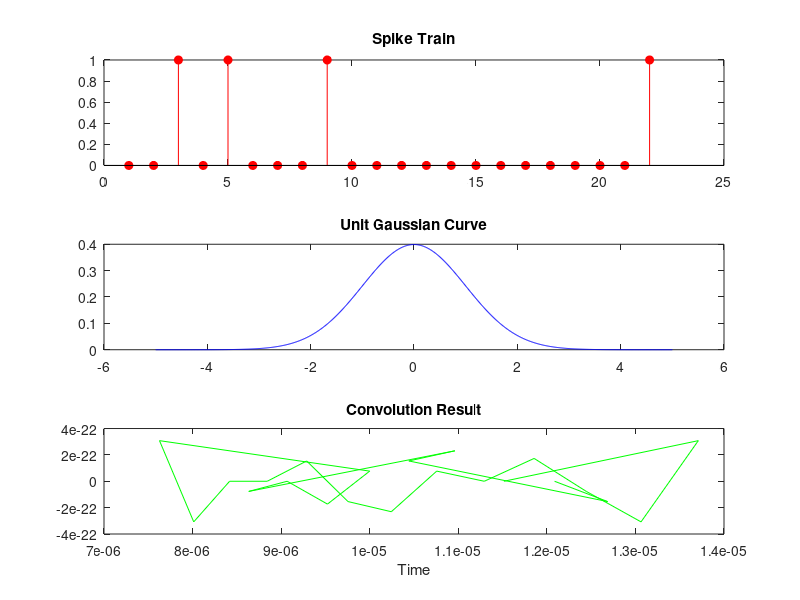

The MATLAB source for this figure:
clear; close all;

% Define your spike train (replace with your data)
spikeTrain = [0, 0, 1, 0, 1, 0, 0, 0, 1, 0, 0, 0, 0, 0, 0, 0, 0, 0, 0, 0, 0, 1]; % Example spike train

% Define a unit Gaussian curve
sigma = 1; % Standard deviation of the Gaussian
x = -5*sigma:0.01:5*sigma; % Range of x values
gaussianCurve = 1/(sqrt(2*pi)*sigma) * exp(-x.^2 / (2*sigma^2));

% Convolve spike train with the Gaussian curve using FFT
convolutionResult = ifft(fft(spikeTrain) .* fft(gaussianCurve, length(spikeTrain)));

% Plot the original spike train, Gaussian curve, and the convolution result
subplot(3,1,1);
stem(spikeTrain, 'r', 'filled');
title('Spike Train');

subplot(3,1,2);
plot(x, gaussianCurve, 'b');
title('Unit Gaussian Curve');

subplot(3,1,3);
plot(convolutionResult, 'g');
title('Convolution Result');

xlabel('Time');